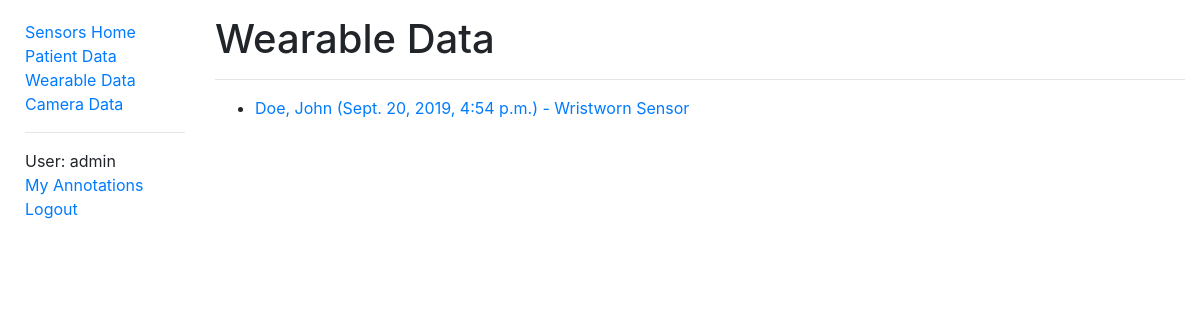
Page /sensors/wearabledata/ (signed in) on the earlier database version.
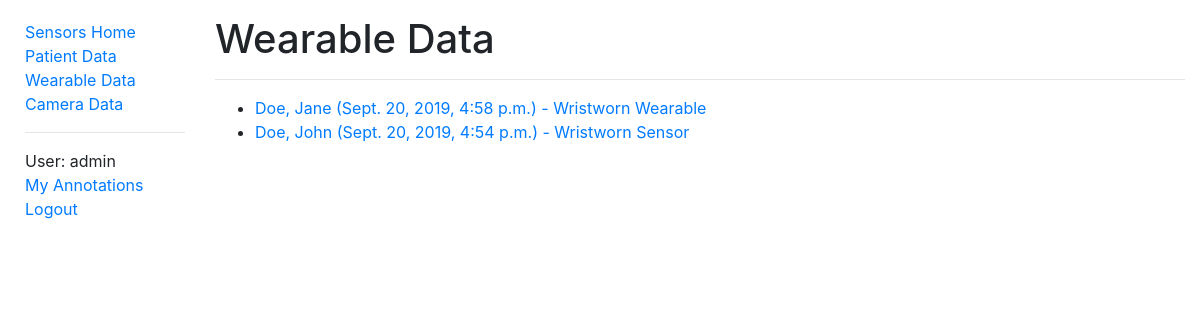
Same page on the later database version.
### sensors/models.py (models this page shows, shortened)
class WearableData(models.Model):
    id = models.UUIDField(primary_key=True, default=uuid.uuid4, help_text='Unique ID for this wearable data')
    patient = models.ForeignKey('PatientData', on_delete=models.CASCADE, null=True, related_name='wearables')
    filename = models.FileField(upload_to='wearable/')
    time = models.DateTimeField(help_text='Session date & time')
    note = models.CharField(max_length=500, help_text='Note regarding wearable data')
    class Meta:
        ordering = ['patient', '-time']
        permissions = (("can_alter_wearabledata", "Can create or edit wearable data entries."),)
    def get_absolute_url(self):
        return reverse('wearabledata-detail', args=[str(self.id)])

class PatientData(models.Model):
    id = models.AutoField(primary_key=True)
    first_name = models.CharField(max_length=50, help_text='Patient first name')
    last_name = models.CharField(max_length=50, help_text='Patient last name')
    date_of_birth = models.DateField()
    notes = models.CharField(max_length=500, help_text='Notes regarding patient')
    class Meta:
        ordering = ['last_name']
        permissions = (("can_alter_patientdata", "Can create or edit patient data entries."),)
    def __str__(self):
        return f'{self.last_name}, {self.first_name}'

### sensors/views.py (the view)
# urls.py: path('wearabledata/', views.WearableDataListView.as_view(), name='wearabledata'),
class WearableDataListView(LoginRequiredMixin, generic.ListView):
    model = WearableData
    paginate_by = 10

### sensors/context_processors.py (called while the page is built)
def extra_context(request):
    return {'media_url': settings.MEDIA_URL}

### sensors/templates/sensors/wearabledata_list.html
{% extends "base.html" %}
{% block content %}
  <div class="titleText">
    <h1>Wearable Data</h1>
  </div>
  <hr>
  <ul>
    {% for wearabledata in wearabledata_list %}
      <li>
        <a href="{{ wearabledata.get_absolute_url }}">
          {{ wearabledata.patient }} ({{ wearabledata.time }}) - {{ wearabledata.note }}
        </a>
      </li>
    {% empty %}
      <p>There are no wearable data in the database.</p>
    {% endfor %}
  </ul>
{% endblock %}

Differences in the rows shown:
added WearableData: patient "Doe, Jane", time "Sept. 20, 2019, 4:58 p.m.", note "Wristworn Wearable"
